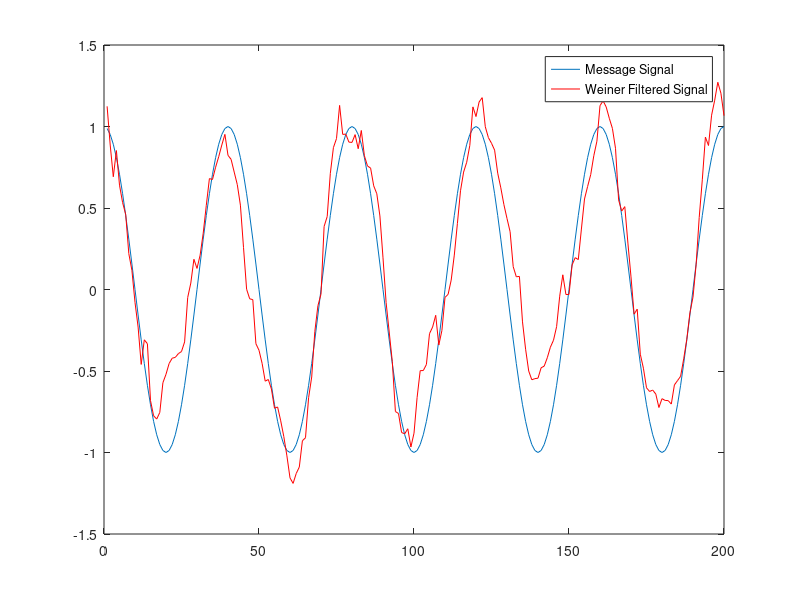
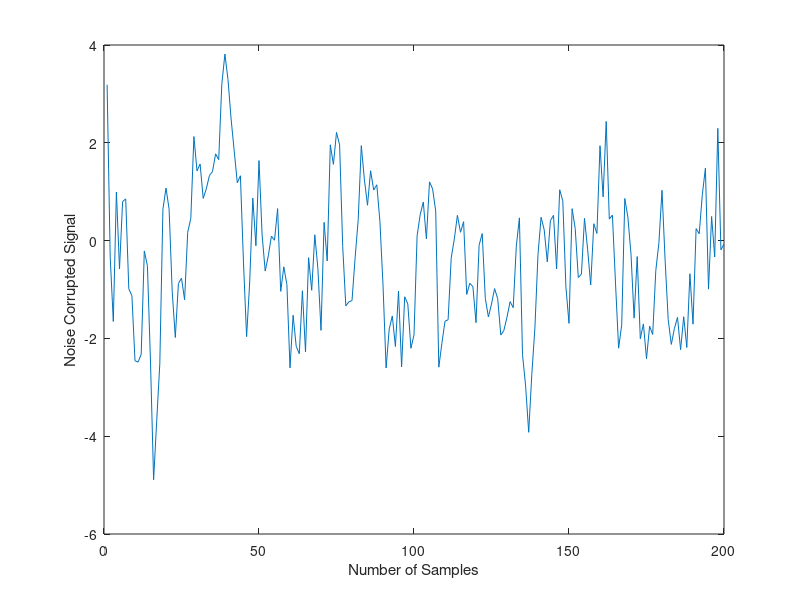

MATLAB code to generate these figures, in order:
clc;
clear all;
close all;
%cockpit noise cancellation inside plane
%Two micro-phone inside cockpit
%one generate only noise and one noise+voice
%Using wiener filter noise is removed.
n=1:200;%Just considering a sample size of 200
w=randn(1,200);%taking a random negative sequence haveing 1 row, 200 coloumns

w0=pi/20;
d=cos(w0*n);% Generating the pure cosine signal without noise

dr=poly([0.6]); % Generatng the coeffecients for the filter
nr=[1];

dr1=poly([0.8]);% Generatng the coeffecients for the filter

v1=filter(nr,dr,w);% This is the function of noise generated
v2=filter(nr,dr1,w);% This is the function of noise generated which is in the second microphone

x=v1+d;% The first noise is added to the original signal to emulate the first microphone

r_xv2=xcorr(x,v2);% The noise and the noise+signal are correlated
rxv2=r_xv2(200:399);% The second half sequences are considered for filtering 
Rxv2=(rxv2(1:12));% For convinience, we take samples of 12. This number can be changed
%disp(Rxv2)
r_v2=xcorr(v2);% To get 400 samples which is same as the signal+noise,noise correlation, we do the autocorrelation of noise.
rv2=r_v2(200:399);% The second half sequences are considered for filtering 
Rv2=toeplitz(rv2(1:12));% Here since there is just one argument. So a symmetric toeplitz matrix is created with 12 samples
%What is a toeplitz matrix ? 
%Suppose a matrix is [a b c d], then the
%toeplitz of that is symmetric of [a b c d]
%                                 [b a    ]
%                                 [c   a  ]
%                                 [d     a] 
%disp(Rv2);
W=inv(Rv2)*Rxv2'; % basically, here we are doing transpose(Rxv2) / Rv2 to get a factor
v1_cap=filter(W',1,v2); % this gives the Function of the Noise which needs to be subtracted from the noise+signal
e=x-v1_cap;
figure(1);

plot(n,d)% Plot of Message Signal and Weiner Filtered Signal which is the expected signal
hold on;
plot(e,'r')
legend('Message Signal','Weiner Filtered Signal');

figure(2);
plot(n,x);% Here we just plot the original noise+message signal just for reference
xlabel('Number of Samples');
ylabel('Noise Corrupted Signal');